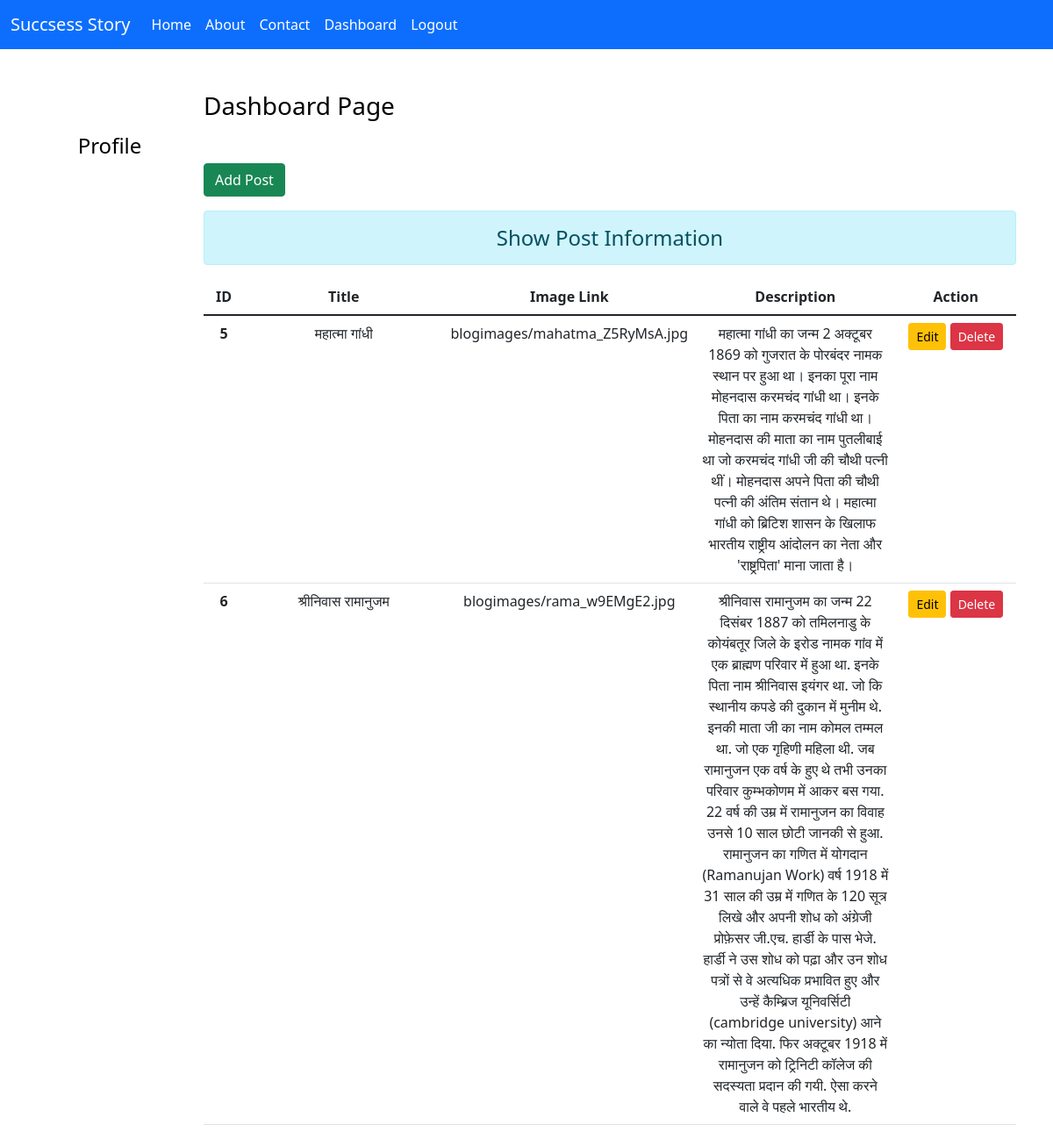
The page /dashboard/ (signed in) on the database its author committed.
### blog/models.py (models this page shows)
class Post(models.Model):
    title=models.CharField(max_length=150)
    desc = models.TextField()
    photo = models.ImageField(upload_to='blogimages',blank=True)

### blog/views.py (the view)
# urls.py: path('dashboard/',views.dashboard,name='dashboard'),
def dashboard(request):
    if request.user.is_authenticated:
     posts =Post.objects.all()
     user = request.user
     full_name = user.get_full_name()
     gps = user.groups.all()
     return render(request, 'blog/dashboard.html',{'posts':posts,'full_name':full_name, 'groups':gps})
    else:
      return HttpResponseRedirect('/login/')

### blog/templates/blog/dashboard.html (shortened to what this page needs)
{% extends 'blog/base.html' %}
{% load static %}
 {% block side %}
 <div class="col-sm-2 text-black my-5 text-center">
  <h4 class="my-5">Profile</h4>
</div>
 {% endblock side %}
{% block content %}
<div class="col-sm-10">
    <h3 class="text-black my-5">Dashboard Page</h3>
    <a href="{% url 'addpost' %}" class="btn btn-success">Add Post</a>
    <h4 class="text-center alert alert-info mt-3">Show Post Information</h4>
    {% if posts %}
    <table class="table table-hover bg-white">
      <thead>
        <tr class="text-center">
          <th scope="col" style="width:5%">ID</th>
          <th scope="col" style="width:25%">Title</th>
          <th scope="col" style="width:30%">Image Link</th>
          <th scope="col" style="width:25%">Description</th>
          <th scope="col" style="width:15%">Action</th>
        </tr>
      </thead>
      <tbody>
     {% for post in posts %}
        <tr class="text-center">
          <th scope="row">{{post.id}}</th>
          <td>{{post.title}}</td>
          <td>{{post.photo}}</td>
          <td>{{post.desc}}</td>
          <td class="text-center">
            <a href="{% url 'updatepost' post.id %}" class="btn btn-warning btn-sm">Edit</a>
            {% if perms.blog.delete_post %}
            <form action="{% url 'deletepost' post.id %}" method="POST" class="d-inline">
              <input type="submit" class="btn btn-danger btn-sm" value="Delete">
            </form>
            {% endif %}
          </td>
        </tr>
        {% endfor %}
      </tbody>
    </table>
    {% else %}
    <h4 class="text-center alert alert-warning">No Records</h4>
    {% endif %}
</div>
{% endblock content %}

### blog/static/blog/css/style.css (style rules this page uses)
body { background-color:white; color:black; }

### rows shown on the page
Post: id "5", title "महात्मा गांधी", photo "blogimages/mahatma_Z5RyMsA.jpg", desc "महात्मा गांधी का जन्म 2 अक्टूबर 1869 को गुजरात के पोरबंदर नामक स्थान पर हुआ था। इनका पूरा नाम मोहनदास करमचंद गांधी था। इनके पिता का नाम करमचंद गांधी था। मोहनदास की माता का नाम पुतलीबाई था जो करमचंद गांधी जी की चौथी पत्नी थीं। मोहनदास अपने पिता की चौथी पत्नी की अंतिम संतान थे। महात्मा गांधी को ब्रिटिश शासन के खिलाफ भारतीय राष्ट्रीय आंदोलन का नेता और 'राष्ट्रपिता' माना जाता है।"
Post: id "6", title "श्रीनिवास रामानुजम", photo "blogimages/rama_w9EMgE2.jpg", desc "श्रीनिवास रामानुजम का जन्म 22 दिसंबर 1887 को तमिलनाडु के कोयंबतूर जिले के इरोड नामक गांव में एक ब्राह्मण परिवार में हुआ था. इनके पिता नाम श्रीनिवास इयंगर था. जो कि स्थानीय कपडे की दुकान में मुनीम थे. इनकी माता जी का नाम कोमल तम्मल था. जो एक गृहिणी महिला थी. जब रामानुजन एक वर्ष के हुए थे तभी उनका परिवार कुम्भकोणम में आकर बस गया. 22 वर्ष की उम्र में रामानुजन का विवाह उनसे 10 साल छोटी जानकी से हुआ. रामानुजन का गणित में योगदान (Ramanujan Work) वर्ष 1918 में 31 साल की उम्र में गणित के 120 सूत्र लिखे और अपनी शोध को अंग्रेजी प्रोफ़ेसर जी.एच. हार्डी के पास भेजे. हार्डी ने उस शोध को पढ़ा और उन शोध पत्रों से वे अत्यधिक प्रभावित हुए और उन्हें कैम्ब्रिज यूनिवर्सिटी (cambridge university) आने का न्योता…"
